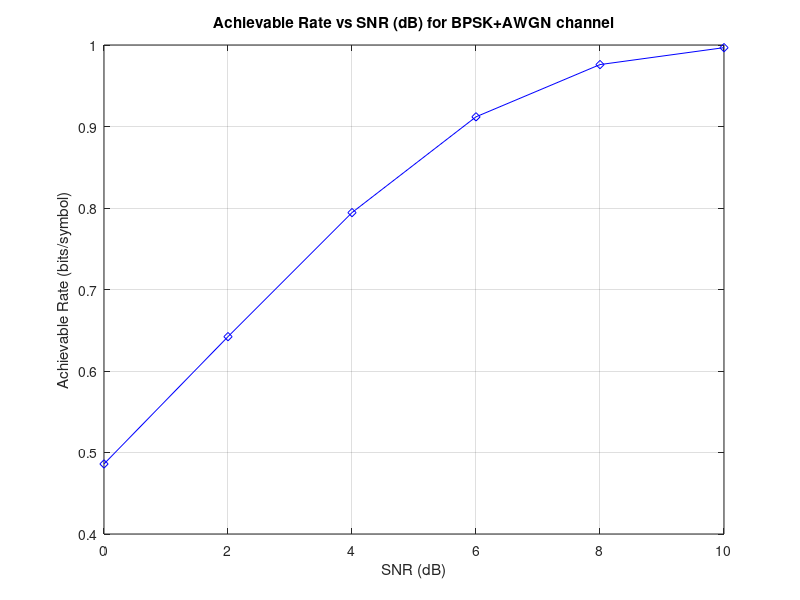

Here is the MATLAB script that generated this plot: (Note: this script raises an error after producing the figure.)
%% Code snippets for ECE 231A: Information Theory: Porject Module #3
% Problem 4 code snippets
clear all;
close all;
clc;
warning off;

% scenario
    SNR_db = 0:2:10;
    size(SNR_db)
    %%%%%%%%%%%%%%%%%%%%%%%%%%%%%%%%%%%%%%%%%%%%%%%%%%%%%%%%
    %%% Write your code here that computes the achievable %%
    %%% rates for BPSK+AWGN channel at different SNR(in dB)%
    %%% Plot the figure: achievable rate vs SNR (in dB) %%%%
    
    capacities=zeros(1,length(SNR_db));

    for i=1:length(SNR_db)
        sigma = sqrt(10^(-SNR_db(i)/10));
        f = @(t) 1/(sigma*sqrt(2*pi))*exp(-(t-1).^2/(2*sigma^2)).*log2(1+exp(-2*t/(sigma^2)));
        capcity = 1-integral(f,-20,20);
        capacities(i) = capcity;
    end
    
    figure(1)
    plot(SNR_db,capacities,'-db')
    xlabel('SNR (dB)')
    ylabel('Achievable Rate (bits/symbol)')
    title('Achievable Rate vs SNR (dB) for BPSK+AWGN channel')
    grid on;
    saveas(gcf,'Achievable Rate vs SNR (dB) for BPSK+AWGN channel.png')

FERs=zeros(5,length(SNR_db));
BERs=zeros(5,length(SNR_db));
Rs=0.1:0.2:0.9;
max_trials = 2E3;
seed1 = 0;
seed2 = 0;
n = 10; % log2 block length
for i=1:length(Rs)
    for snrpoint = 1:length(SNR_db)
        %%%%%%%%%%%%%%%%%%%%%%%%%%%%%%%%%%%%%%%%%%%%%%%%%%%%%%%%
        %%%%%%%%%%%%%%%%%%%%%%%%%%%%%%%%%%%%%%%%%%%%%%%%%%%%%%%%
        R=Rs(i)*capacities(snrpoint);
        N = 2^n;
        K = round(N*R);
        % Construct code by using Binary Erasure Channel heuristic
        z = 1-R; % erasure rate (z is a real number)
        
        %%%%%%%%%%%%%%%%%%%%%%%%%%%%%%%%%%%%%%%%%%%%%%%%%%%%%%%%
        %%%%%% Enter your code here from Problem 3 here %%%%%%%%
        %%%%%% that computes the erasure probabilities  %%%%%%%%
        %%%%%% of N = 2^n polarized channels            %%%%%%%%
        
        channel_ps=[2*z - z^2,z^2];
        for n_=2:n(length(n))
            % disp(n_)
            new_channel_ps=zeros(1,2*length(channel_ps));
            % disp(size(new_channel_ps))
            for j=1:length(channel_ps)
                new_channel_ps(2*j-1)=2*channel_ps(j)-channel_ps(j)^2;
                          new_channel_ps(2*j)=channel_ps(j)^2;
    
            end
            channel_ps=new_channel_ps;
            % disp("-------------------------------")
        end
        z = channel_ps;
        for n_ = 0:N-1
          z(n_+1) = channel_ps(bin2dec(fliplr(dec2bin(n_, n)))+1);
        end
        %%%%%%%%%%%%%%%%%%%%%%%%%%%%%%%%%%%%%%%%%%%%%%%%%%%%%%%%
        %%%%%%%% Sorting the N = 2^n erasure probabilities %%%%%
        [vals, inds] = sort(z,'ascend'); % z is a vector of length N=2^n here
        freeInds = sort(inds(1:K),'ascend'); % Choosing first K small erasure probability channels
        frozInds = sort(inds(K+1:N),'ascend');
        FI = zeros(1,N);
        FV = zeros(1,N);
        FI(frozInds) = 1;
                
        %% initialize statistics
        FER = zeros(1,length(SNR_db)); % block error rate
        BER = zeros(1,length(SNR_db)); % bit error rate
        %% begin test  
        fprintf('\nN: %d, Rate: %4.3f, SNR_db = %3.2f\n', N, R, SNR_db(snrpoint));
        %%%% Write your code here %%%%
        %%%%%%%%%%%%%%%%%%%%%%%%%%%%%%
        
        sigma = sqrt(10^(-SNR_db(snrpoint)/10));
        
        %%%%%%%%%%%%%%%%%%%%%%%%%%%%%%
        rand('seed',seed1);
        randn('seed',seed2);
        % statistics 
        fer =0;
        ber = 0;
        u = zeros(1,N);
        for trial = 1:max_trials
            % Put information bits in the K coordinates of u
            u(freeInds) = round(rand(1,K));
            % Encodes the message bits u to input data to the
            % channel x
            x = polar_encode(u);
            % Modulate and transmit the data through the channel
            [y,Ly] = bpsk_awgn_channel(x,sigma);
            % Decode the polar code from the observed y
            uh = polar_decode(Ly,FI,FV);
            
            %%%%% Enter your code here %%%%%%
            %%%%% Compute the BER and FER %%%
            
            BERs(i,snrpoint) = BERs(i,snrpoint)+sum(uh ~= u);
            FERs(i,snrpoint) = FERs(i,snrpoint)+any(uh ~= u);

            
            
            %%%%%%%%%%%%%%%%%%%%%%%%%%%%%%%%%
            if mod(trial,1000) == 0
                fprintf('N: %d, K: %d, SNR = %4.2f, FER: %5.3e, BER: %5.3e, Trials %d\n',N, K,SNR_db(snrpoint),FERs(i,snrpoint)/(N*trial), BERs(i,snrpoint)/trial,trial);
            end
        end   
    end
    BERs=BERs/(N*max_trials);
    FERs=FERs/(max_trials);
    % plot results
end
figure(2)
for snrpoint = 1:length(SNR_db)
    plot(Rs*capacities(snrpoint),BERs(:,snrpoint))
    hold on;
end
xlabel('rate')
ylabel('BER')
title('BER vs rate for diffrent SNR (dB) for BPSK+AWGN channel')
legend(string(SNR_db)+" DB")
grid on;
saveas(gcf,'BER vs rate for diffrent SNR (dB) for BPSK+AWGN channel.png')
figure(3)
for snrpoint = 1:length(SNR_db)
    plot(Rs*capacities(snrpoint),FERs(:,snrpoint))
    hold on;
end
hold on;
xlabel('rate')
ylabel('FER')
title('FER vs rate for diffrent SNR (dB) for BPSK+AWGN channel')
legend(string(SNR_db)+" DB")
grid on;
saveas(gcf,'FER vs rate for diffrent SNR (dB) for BPSK+AWGN channel.png')
    
    
    
